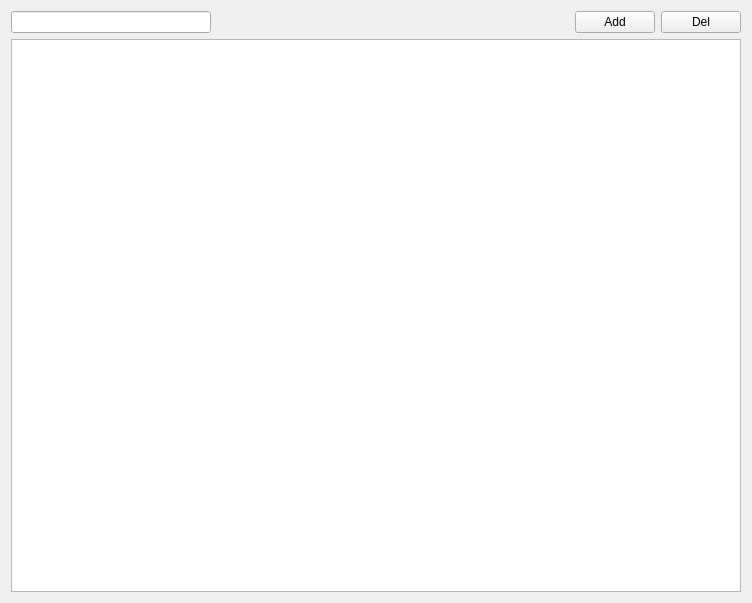
<?xml version="1.0" encoding="UTF-8"?>
<ui version="4.0">
 <class>RolesWidget</class>
 <widget class="QWidget" name="RolesWidget">
  <property name="geometry">
   <rect>
    <x>0</x>
    <y>0</y>
    <width>752</width>
    <height>603</height>
   </rect>
  </property>
  <property name="windowTitle">
   <string>Form</string>
  </property>
  <layout class="QVBoxLayout" name="verticalLayout_2">
   <item>
    <layout class="QHBoxLayout" name="menuLayout">
     <item>
      <widget class="QLineEdit" name="searchRole">
       <property name="sizePolicy">
        <sizepolicy hsizetype="MinimumExpanding" vsizetype="Fixed">
         <horstretch>0</horstretch>
         <verstretch>0</verstretch>
        </sizepolicy>
       </property>
       <property name="minimumSize">
        <size>
         <width>150</width>
         <height>0</height>
        </size>
       </property>
       <property name="maximumSize">
        <size>
         <width>200</width>
         <height>16777215</height>
        </size>
       </property>
      </widget>
     </item>
     <item>
      <spacer name="horizontalSpacer">
       <property name="orientation">
        <enum>Qt::Orientation::Horizontal</enum>
       </property>
       <property name="sizeHint" stdset="0">
        <size>
         <width>40</width>
         <height>20</height>
        </size>
       </property>
      </spacer>
     </item>
     <item>
      <widget class="QPushButton" name="addRole">
       <property name="text">
        <string>Add</string>
       </property>
      </widget>
     </item>
     <item>
      <widget class="QPushButton" name="deleteRole">
       <property name="text">
        <string>Del</string>
       </property>
      </widget>
     </item>
    </layout>
   </item>
   <item>
    <layout class="QVBoxLayout" name="bottomListLayout">
     <property name="sizeConstraint">
      <enum>QLayout::SizeConstraint::SetDefaultConstraint</enum>
     </property>
     <item>
      <widget class="QListView" name="rolesList"/>
     </item>
    </layout>
   </item>
  </layout>
 </widget>
 <resources/>
 <connections/>
</ui>
